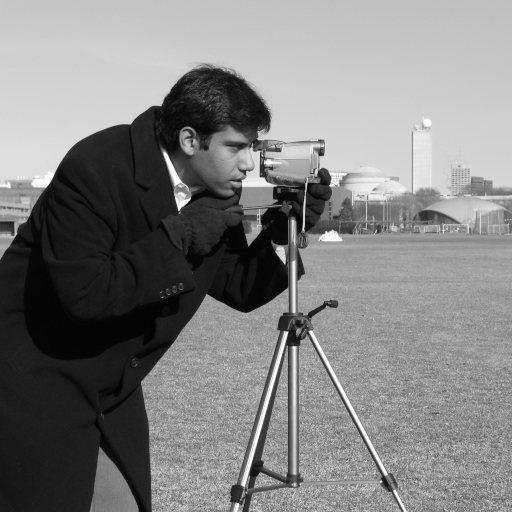
#> input picture skimage.data.camera(), 512 x 512 px
$ python experiments.py
#> lines starting #> are read from the running program, lines starting #| are printed output that depends on the picture
### src/dataset.py
"""
数据安全课程大作业 - 标准测试图像集与示例数据生成模块
生成 4 幅具有典型不同局部纹理特征的 512×512 灰度无损 PNG 测试图像：
1. cameraman_512.png  (平滑与边缘混合型：大片天空平滑背景 + 人物/三脚架边缘，来自 skimage.data.camera)
2. astronaut_512.png  (均衡自然图像型：人像、宇航服与器具细节均衡，来自 skimage.data.astronaut)
3. coins_brick_512.png (中等混合纹理型：光滑背景 + 浮雕硬币与砖墙纹理合成)
4. grass_text_512.png (高复杂度丰富纹理型：草地/织物高频纹理与几何平滑区组合)
"""

from __future__ import annotations
from pathlib import Path
import numpy as np
from PIL import Image
from skimage import data, color, transform
from src.utils import save_grayscale_image


def generate_test_images(output_dir: str | Path = "data/test_images") -> dict[str, Path]:
    """生成并保存 4 幅不同纹理特征的 512×512 标准测试灰度图像"""
#> called with output_dir = 'data/test_images'
    out_dir = Path(output_dir)
    out_dir.mkdir(parents=True, exist_ok=True)
    paths: dict[str, Path] = {}

    # 1. Cameraman (512x512)：经典标准测试图，包含大面积平滑天空与清晰建筑/人物边缘
    cam = data.camera()
#> cam is the input picture: shape (512, 512); min 0, max 255, mean 129.1
    if cam.shape != (512, 512):
        cam = (transform.resize(cam, (512, 512), anti_aliasing=True) * 255).astype(np.uint8)
    p1 = out_dir / "cameraman_512.png"
    save_grayscale_image(cam, p1)
    paths["Cameraman (平滑主导)"] = p1

    # 2. Astronaut (512x512)：标准宇航员灰度图像，平滑、普通、复杂区域分布均衡
    astro = data.astronaut()
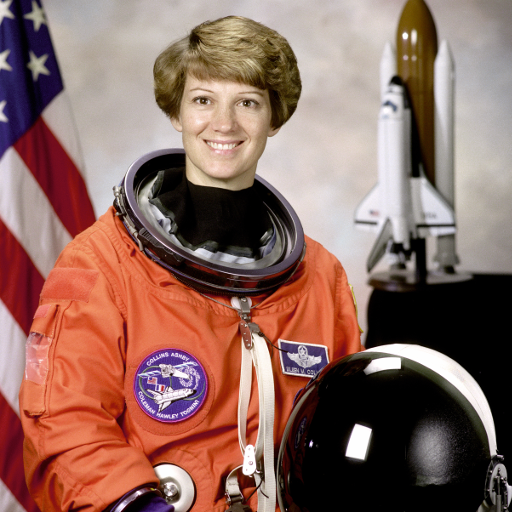
#> input picture skimage.data.astronaut(), 512 x 512 px
#> astro is the input picture: shape (512, 512, 3); mean R, G, B 141.6, 105.8, 96.5
    astro_gray = (color.rgb2gray(astro) * 255.0).round().astype(np.uint8)
    if astro_gray.shape != (512, 512):
        astro_gray = (transform.resize(astro_gray, (512, 512), anti_aliasing=True) * 255).astype(np.uint8)
    p2 = out_dir / "astronaut_512.png"
    save_grayscale_image(astro_gray, p2)
    paths["Astronaut (均衡自然)"] = p2

    # 3. Moon & Coins 混合纹理图 (512x512)：模拟含极端灰度值(0/255附近)与中等纹理的图像
    moon = data.moon()
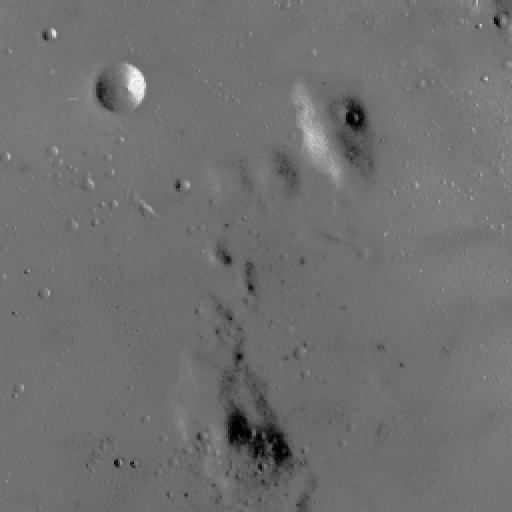
#> input picture skimage.data.moon(), 512 x 512 px
#> moon is the input picture: shape (512, 512); min 0, max 255, mean 112.2
    if moon.shape != (512, 512):
        moon = (transform.resize(moon, (512, 512), anti_aliasing=True) * 255).astype(np.uint8)
    coins = data.coins()
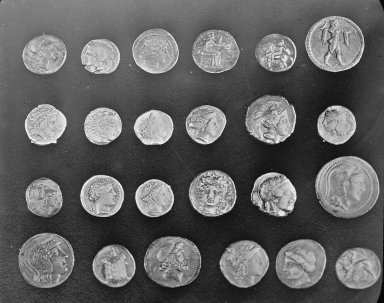
#> input picture skimage.data.coins(), 384 x 303 px
#> coins is the input picture: shape (303, 384); min 1, max 252, mean 96.9
    coins_resized = (transform.resize(coins, (256, 256), anti_aliasing=True) * 255).astype(np.uint8)
    hybrid = moon.copy()
    hybrid[128:384, 128:384] = coins_resized
    # 故意加入少量 0 和 255 边界饱和像素以验证溢出处理机制 (Location Map / Overflow Table)
    hybrid[20:36, 20:36] = 255
    hybrid[20:36, 40:56] = 0
    p3 = out_dir / "moon_coins_512.png"
    save_grayscale_image(hybrid, p3)
    paths["MoonCoins (含边界极值)"] = p3

    # 4. Grass & Brick 强纹理对比图 (512x512)：上半部分与右侧含高频复杂草地/砖墙纹理，左下半含渐变平滑块
    grass = data.grass()
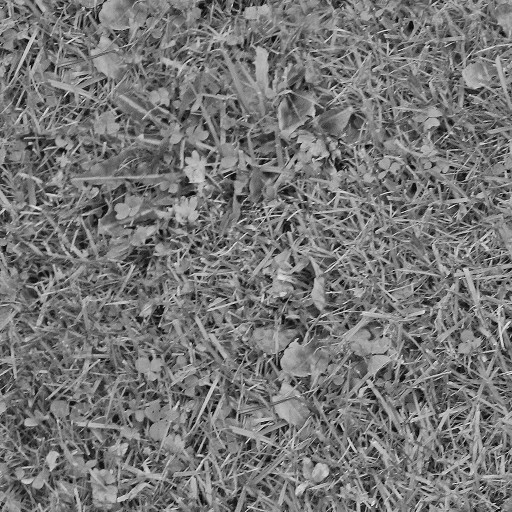
#> input picture skimage.data.grass(), 512 x 512 px
#> grass is the input picture: shape (512, 512); min 0, max 244, mean 118.2
    if grass.shape != (512, 512):
        grass = (transform.resize(grass, (512, 512), anti_aliasing=True) * 255).astype(np.uint8)
    brick = data.brick()
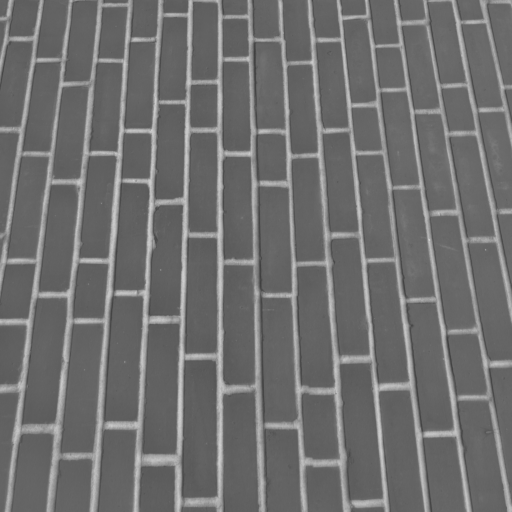
#> input picture skimage.data.brick(), 512 x 512 px
#> brick is the input picture: shape (512, 512); min 63, max 207, mean 111.5
    if brick.shape != (512, 512):
        brick = (transform.resize(brick, (512, 512), anti_aliasing=True) * 255).astype(np.uint8)
    tex_mix = grass.copy()
    tex_mix[:256, :256] = brick[:256, :256]
    # 左下角构造平滑渐变区域，形成鲜明的“平滑+普通+高复杂”三区共存图像
    yy, xx = np.meshgrid(np.linspace(60, 200, 256), np.linspace(60, 200, 256), indexing="ij")
    tex_mix[256:, :256] = ((yy + xx) / 2).astype(np.uint8)
    p4 = out_dir / "texture_mix_512.png"
    save_grayscale_image(tex_mix, p4)
    paths["TextureMix (复杂纹理对比)"] = p4

    return paths

### src/texture_analysis.py
"""
数据安全课程大作业 - 任务二：图像局部纹理复杂度分析模块
功能：
1. 将输入图像划分为固定大小的区域（默认 8×8 像素块）
2. 计算每个分块的局部方差与相邻像素绝对差均值（梯度复杂度）
3. 根据复杂度阈值将图像区域划分为三个等级：
   - 等级 0：平滑区 (Smooth)
   - 等级 1：普通区 (Normal)
   - 等级 2：复杂区 (Complex)
4. 统计不同等级区域的数量、占比和分布情况
5. 支持基于棋盘格参考集（Cross/Dot 不变邻域像素）计算完全可逆同步的分块复杂度与单像素局部复杂度
6. 生成热力图与灰度/彩色分级图展示分析结果
"""

from __future__ import annotations
from dataclasses import dataclass
from pathlib import Path
import numpy as np
import matplotlib
import matplotlib.pyplot as plt
from matplotlib.colors import ListedColormap

# 配置中文字体支持
matplotlib.rcParams["font.sans-serif"] = ["Microsoft YaHei", "SimHei", "DejaVu Sans"]
matplotlib.rcParams["axes.unicode_minus"] = False


@dataclass
class TextureAnalysisResult:
    """局部纹理复杂度分析结果数据结构"""
    block_size: int
    grid_shape: tuple[int, int]
    block_variance_map: np.ndarray      # (grid_h, grid_w) 每个分块的局部方差
    block_gradient_map: np.ndarray      # (grid_h, grid_w) 每个分块的相邻像素差均值
    block_score_map: np.ndarray         # (grid_h, grid_w) 综合复杂度得分
    block_level_map: np.ndarray         # (grid_h, grid_w) 0:平滑, 1:普通, 2:复杂
    pixel_level_map: np.ndarray         # (H, W) 映射回原图尺寸的分级图
    pixel_score_map: np.ndarray         # (H, W) 映射回原图尺寸的复杂度热力图
    thresholds: tuple[float, float]     # (T_low, T_high) 分级阈值
    counts: dict[str, int]              # 各等级分块数量 {"smooth": .., "normal": .., "complex": ..}
    ratios: dict[str, float]            # 各等级分块占比


def analyze_block_texture(
    img: np.ndarray,
    block_size: int = 8,
    thresholds: tuple[float, float] | None = None,
    reference_parity: int | None = None,
) -> TextureAnalysisResult:
    """
    对输入灰度图像进行固定分块（默认 8x8）局部纹理复杂度分析。

    参数：
        img: 输入 2D uint8 灰度图像 (H, W)
        block_size: 分块大小，默认 8
        thresholds: (T_low, T_high) 复杂度得分阈值。若为 None，则采用经验固定阈值 (6.0, 18.0)
                    （使用相邻像素差分绝对值均值 + 标准差综合度量）
        reference_parity: 若为 None，使用块内全部像素计算（用于直接图像分析展示）；
                          若为 0 或 1，仅使用块内 (i+j)%2 == reference_parity 的像素计算，
                          保证在另一半像素被嵌入修改后，提取端计算出的分块等级 100% 一致！
    """
#> called with block_size = 8, thresholds = (5.5, 16)
    h, w = img.shape
    grid_h = (h + block_size - 1) // block_size
    grid_w = (w + block_size - 1) // block_size

    var_map = np.zeros((grid_h, grid_w), dtype=np.float64)
    grad_map = np.zeros((grid_h, grid_w), dtype=np.float64)
    score_map = np.zeros((grid_h, grid_w), dtype=np.float64)

    img_f = img.astype(np.float64)

    for bi in range(grid_h):
        r0 = bi * block_size
        r1 = min(h, r0 + block_size)
        for bj in range(grid_w):
            c0 = bj * block_size
            c1 = min(w, c0 + block_size)
            block = img_f[r0:r1, c0:c1]

            if reference_parity is None:
                # 使用完整 8x8 块计算局部方差与相邻像素差值
                var_val = float(np.var(block))
                dh = np.abs(block[:, 1:] - block[:, :-1]) if block.shape[1] > 1 else np.zeros(1)
                dv = np.abs(block[1:, :] - block[:-1, :]) if block.shape[0] > 1 else np.zeros(1)
                grad_val = float((np.mean(dh) + np.mean(dv)) / 2.0)
            else:
                # 仅使用指定奇偶集合的像素（保证嵌入前后100%不变）
                rr, cc = np.meshgrid(np.arange(r0, r1), np.arange(c0, c1), indexing="ij")
                mask = ((rr + cc) % 2) == reference_parity
                ref_pixels = block[mask]
                var_val = float(np.var(ref_pixels)) if len(ref_pixels) > 1 else 0.0
                if len(ref_pixels) > 1:
                    grad_val = float(np.mean(np.abs(np.diff(ref_pixels)))) * 0.85
                else:
                    grad_val = float(np.std(ref_pixels))

            # 综合纹理复杂度得分：结合局部标准差 sqrt(var) 与局部平均梯度
            score = 0.5 * np.sqrt(var_val) + 0.5 * grad_val
            var_map[bi, bj] = var_val
            grad_map[bi, bj] = grad_val
            score_map[bi, bj] = score
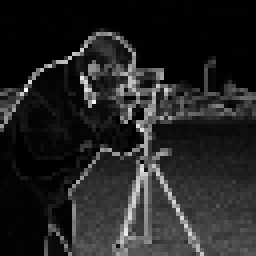
#> score_map: shape (64, 64) float64 (shown 4 times larger); min 0.268, max 62.81, mean 9; drawn with min black and max white
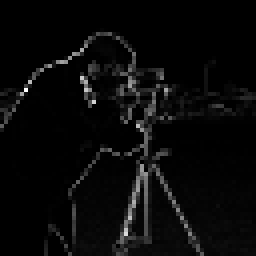
#> var_map: shape (64, 64) float64 (shown 4 times larger); min 0.109, max 10159.5, mean 374.5; drawn with min black and max white

    if thresholds is None:
        t_low, t_high = 5.5, 16.0
    else:
        t_low, t_high = thresholds

    level_map = np.zeros((grid_h, grid_w), dtype=np.uint8)
    level_map[(score_map >= t_low) & (score_map < t_high)] = 1
    level_map[score_map >= t_high] = 2

    # 映射回像素尺寸
    pixel_level_map = np.zeros((h, w), dtype=np.uint8)
    pixel_score_map = np.zeros((h, w), dtype=np.float64)
    for bi in range(grid_h):
        r0 = bi * block_size
        r1 = min(h, r0 + block_size)
        for bj in range(grid_w):
            c0 = bj * block_size
            c1 = min(w, c0 + block_size)
            pixel_level_map[r0:r1, c0:c1] = level_map[bi, bj]
            pixel_score_map[r0:r1, c0:c1] = score_map[bi, bj]
#> (the rest of the program and of its run is left out)
